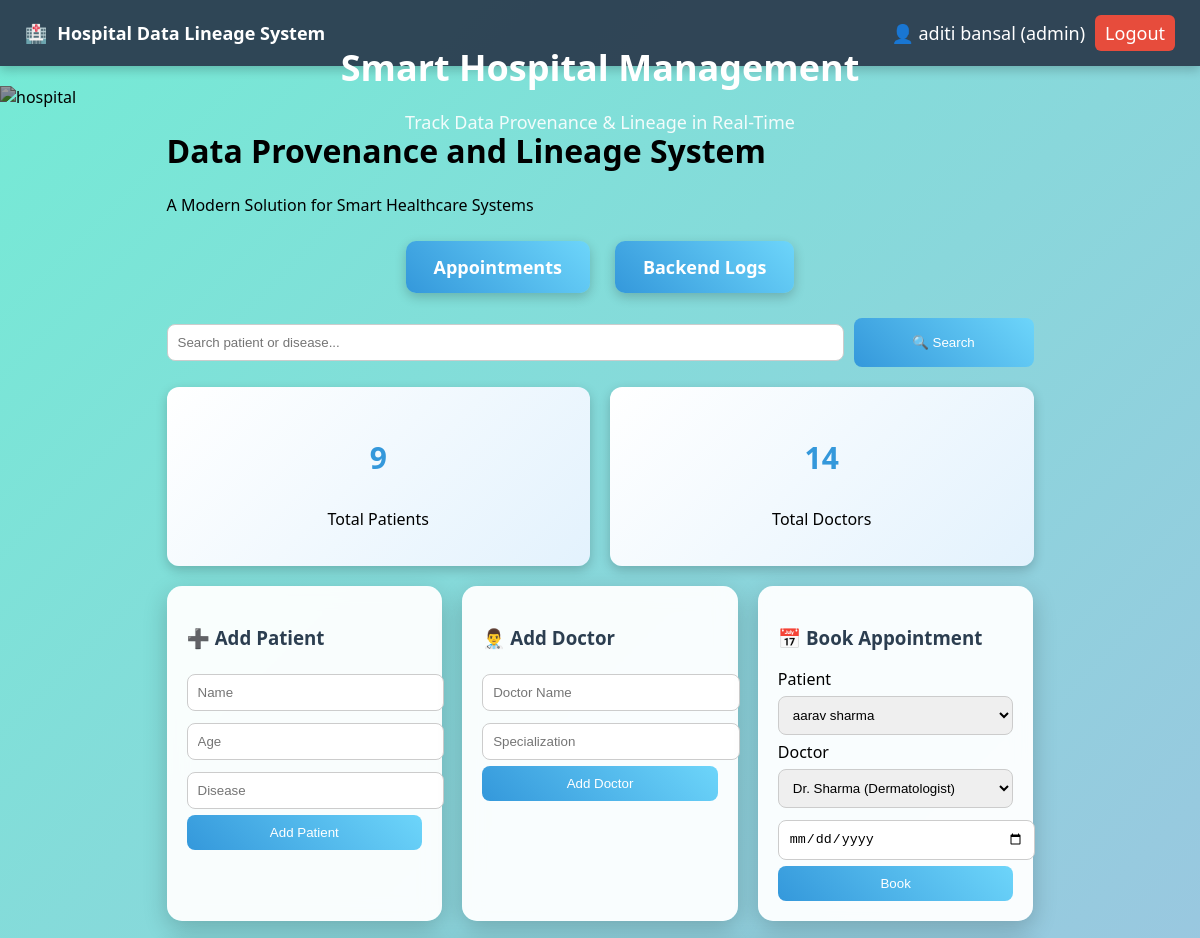
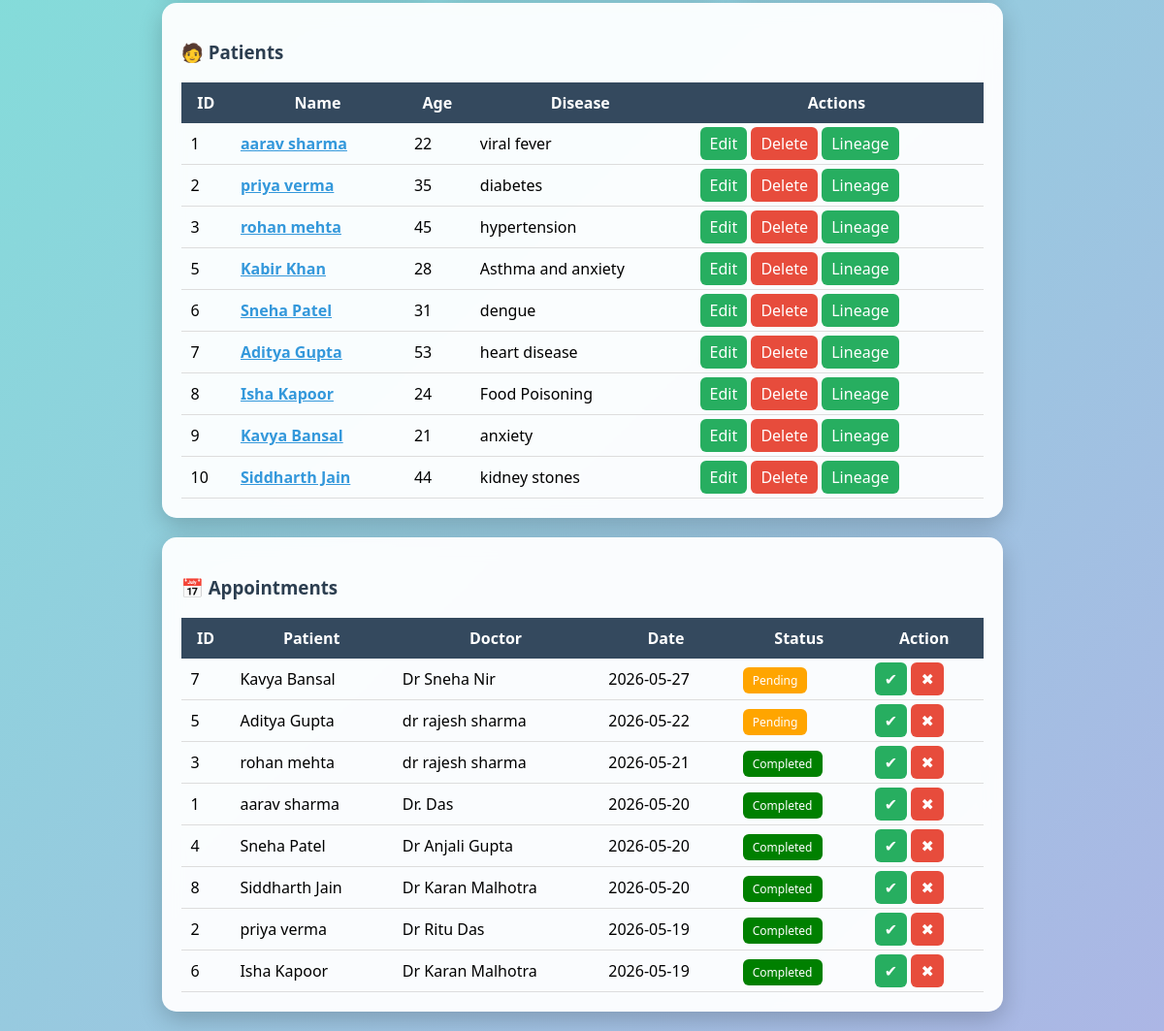
The app's page /dashboard (signed in) with its own data (2 pictures, top to bottom).
### tables this page shows
CREATE TABLE patients (
        id INTEGER PRIMARY KEY AUTOINCREMENT,
        name TEXT,
        age INTEGER,
        disease TEXT
    );

CREATE TABLE appointments (
        id INTEGER PRIMARY KEY AUTOINCREMENT,
        patient_id INTEGER,
        doctor_id INTEGER,
        date TEXT,
        status TEXT DEFAULT 'pending',
        FOREIGN KEY(patient_id) REFERENCES patients(id),
        FOREIGN KEY(doctor_id) REFERENCES doctors(id)
    );

CREATE TABLE doctors (
        id INTEGER PRIMARY KEY AUTOINCREMENT,
        name TEXT,
        specialization TEXT
    );

### app.py (the view)
@app.route('/dashboard')
@role_required(['admin','doctor','nurse','receptionist','user'])
def dashboard():
    if 'user' not in session:
        return redirect('/')
    conn = get_db()
    cur = conn.cursor()
    search = request.args.get('search', '')
    if search:
        cur.execute("SELECT * FROM patients WHERE name LIKE ? OR disease LIKE ?",
                    (f'%{search}%', f'%{search}%'))
    else:
        cur.execute("SELECT * FROM patients")
    patients = cur.fetchall()
    cur.execute("SELECT * FROM doctors")
    doctors = cur.fetchall()
    cur.execute("""
        SELECT a.id, p.name as patient, d.name as doctor, a.date, a.status
        FROM appointments a
        JOIN patients p ON a.patient_id = p.id
        JOIN doctors d ON a.doctor_id = d.id
        ORDER BY a.date DESC
    """)
    appointments = cur.fetchall()
    cur.execute("SELECT COUNT(*) as total FROM patients")
    total_patients = cur.fetchone()['total']
    cur.execute("SELECT COUNT(*) as total FROM doctors")
    total_doctors = cur.fetchone()['total']
    return render_template('dashboard.html',
        patients=patients,
        doctors=doctors,
        appointments=appointments,
        total_patients=total_patients,
        total_doctors=total_doctors,
        search=search
    )

### app.py (called while the page is built)
def role_required(allowed_roles):
    def decorator(f):
        @wraps(f)
        def wrapper(*args, **kwargs):
            if 'user' not in session:
                return redirect('/')
            if session.get('role') not in allowed_roles:
                flash("⛔ Access Denied: You are not authorized")
                return redirect('/dashboard')
            return f(*args, **kwargs)
        return wrapper
    return decorator

### database.py (called while the page is built)
def get_db():
    conn = sqlite3.connect(DATABASE)
    conn.row_factory = sqlite3.Row
    conn.execute("PRAGMA foreign_keys = ON")
    return conn

### templates/dashboard.html
{% extends 'base.html' %}
{% block content %}
<div class="container">
<h1 class="main-title">Data Provenance and Lineage System</h1>
<p class="sub-title">A Modern Solution for Smart Healthcare Systems</p>
<div class="nav-buttons">
    <a href="/appointments">Appointments</a>
    <a href="/activity_logs">Backend Logs</a>
</div>
<form method="GET" action="/dashboard" class="search-form">
    <input
        type="text"
        name="search"
        placeholder="Search patient or disease..."
        value="{{search}}"
    >
    <button type="submit" class="search-btn">
        🔍 Search
    </button>
</form>
<div class="stats">
    <div class="stat-card">
        <h3>{{ total_patients }}</h3>
        <p>Total Patients</p>
    </div>
    <div class="stat-card">
        <h3>{{ total_doctors }}</h3>
        <p>Total Doctors</p>
    </div>
</div>
<div class="grid">
    <div class="card">
        <h3>➕ Add Patient</h3>
        <form method="POST" action="/add">
            <input name="name" placeholder="Name" required>
            <input name="age" placeholder="Age" required>
            <input name="disease" placeholder="Disease" required>
            <button class="btn-primary">Add Patient</button>
        </form>
    </div>
    <div class="card">
        <h3>👨‍⚕️ Add Doctor</h3>
        <form method="POST" action="/add_doctor">
            <input name="name" placeholder="Doctor Name" required>
            <input name="specialization" placeholder="Specialization" required>
            <button class="btn-primary">Add Doctor</button>
        </form>
    </div>
    <div class="card">
        <h3>📅 Book Appointment</h3>
        <form method="POST" action="/add_appointment">
            <label>Patient</label>
            <select name="patient_id">
                {% for p in patients %}
                    <option value="{{p.id}}">{{p.name}}</option>
                {% endfor %}
            </select>
            <label>Doctor</label>
            <select name="doctor_id">
                {% for d in doctors %}
                    <option value="{{d.id}}">{{d.name}} ({{d.specialization}})</option>
                {% endfor %}
            </select>
            <input type="date" name="date" required>
            <button class="btn-primary">Book</button>
        </form>
    </div>
</div>
<div class="card">
<h3>🧑 Patients</h3>
<table>
<tr>
<th>ID</th><th>Name</th><th>Age</th><th>Disease</th><th>Actions</th>
</tr>
{% for p in patients %}
<tr>
<td>{{p.id}}</td>
<td>
    <a href="/patient/{{p.id}}" style="font-weight:bold; color:#3498db;">
        {{p.name}}
    </a>
</td>
<td>{{p.age}}</td>
<td>{{p.disease}}</td>
<td>
<a class="btn" href="/update/{{p.id}}">Edit</a>
{% if session['role'] == 'admin' %}
<a class="btn-danger" href="/delete/{{p.id}}">Delete</a>
{% endif %}
<a class="btn" href="/lineage/{{p.id}}">Lineage</a>
</td>
</tr>
{% endfor %}
</table>
</div>
<div class="card">
<h3>📅 Appointments</h3>
<table>
<tr>
<th>ID</th>
<th>Patient</th>
<th>Doctor</th>
<th>Date</th>
<th>Status</th>
<th>Action</th>
</tr>
{% for a in appointments %}
<tr>
<td>{{a.id}}</td>
<td>{{a.patient}}</td>
<td>{{a.doctor}}</td>
<td>{{a.date}}</td>
<td>
    {% if a.status == 'pending' %}
        <span class="badge" style="background:orange;">Pending</span>
    {% elif a.status == 'completed' %}
        <span class="badge" style="background:green;">Completed</span>
    {% else %}
        <span class="badge" style="background:red;">Cancelled</span>
    {% endif %}
</td>
<td>
<a class="btn" href="/update_status/{{a.id}}/completed">✔</a>
<a class="btn-danger" href="/update_status/{{a.id}}/cancelled">✖</a>
</td>
</tr>
{% endfor %}
</table>
</div>
{% endblock %}

### static/style.css (style rules this page uses)
body { margin: 0; font-family: 'Segoe UI', sans-serif; background: linear-gradient(135deg, #74ebd5, #ACB6E5); }
.container { width: 85%; margin: 20px auto; }
.card { background: rgba(255, 255, 255, 0.95); padding: 20px; margin-bottom: 20px; border-radius: 15px; backdrop-filter: blur(10px); box-shadow: 0 8px 25px rgba(0,0,0,0.2); transition: 0.3s; }
h2, h3 { color: #2c3e50; }
input, select { width: 100%; padding: 10px; margin: 6px 0; border-radius: 8px; border: 1px solid #ccc; transition: 0.3s; }
button, .btn-primary { background: linear-gradient(45deg, #3498db, #6dd5fa); color: white; padding: 10px; border: none; border-radius: 8px; cursor: pointer; width: 100%; transition: 0.3s; }
.btn { background: #27ae60; color: white; padding: 6px 10px; border-radius: 6px; text-decoration: none; transition: 0.3s; }
.btn-danger { background: #e74c3c; color: white; padding: 6px 10px; border-radius: 6px; text-decoration: none; transition: 0.3s; }
table { width: 100%; border-collapse: collapse; }
th { background: #34495e; color: white; padding: 10px; }
td { padding: 10px; border-bottom: 1px solid #ddd; }
.grid { display: grid; grid-template-columns: repeat(auto-fit, minmax(250px, 1fr)); gap: 20px; }
.stats { display: flex; gap: 20px; margin-bottom: 20px; }
.stat-card { flex: 1; background: linear-gradient(135deg, #ffffff, #e3f2fd); padding: 20px; border-radius: 12px; text-align: center; box-shadow: 0 4px 12px rgba(0,0,0,0.2); }
.stat-card h3 { font-size: 30px; color: #3498db; }
.badge { padding: 5px 10px; border-radius: 6px; color: white; font-size: 12px; }
.nav-buttons { display: flex; justify-content: center; gap: 25px; margin: 25px 0; }
.nav-buttons a { background: linear-gradient(45deg, #3498db, #6dd5fa); color: white; text-decoration: none; padding: 14px 28px; border-radius: 10px; font-size: 18px; font-weight: bold; transition: 0.3s; box-shadow: 0 4px 12px rgba(0,0,0,0.2); }
.search-form { display: flex; gap: 10px; margin-bottom: 20px; }
.search-form input { flex: 1; }
.search-btn { width: 180px; }

### records on screen
patients: id "1", name "aarav sharma", age "22", disease "viral fever"
patients: id "2", name "priya verma", age "35", disease "diabetes"
patients: id "3", name "rohan mehta", age "45", disease "hypertension"
patients: id "5", name "Kabir Khan", age "28", disease "Asthma and anxiety"
patients: id "6", name "Sneha Patel", age "31", disease "dengue"
patients: id "7", name "Aditya Gupta", age "53", disease "heart disease"
patients: id "8", name "Isha Kapoor", age "24", disease "Food Poisoning"
patients: id "9", name "Kavya Bansal", age "21", disease "anxiety"
patients: id "10", name "Siddharth Jain", age "44", disease "kidney stones"
appointments: id "7", patient "Kavya Bansal", doctor "Dr Sneha Nir", date "2026-05-27", status "Pending"
appointments: id "5", patient "Aditya Gupta", doctor "dr rajesh sharma", date "2026-05-22", status "Pending"
appointments: id "3", patient "rohan mehta", doctor "dr rajesh sharma", date "2026-05-21", status "Completed"
appointments: id "1", patient "aarav sharma", doctor "Dr. Das", date "2026-05-20", status "Completed"
appointments: id "4", patient "Sneha Patel", doctor "Dr Anjali Gupta", date "2026-05-20", status "Completed"
appointments: id "8", patient "Siddharth Jain", doctor "Dr Karan Malhotra", date "2026-05-20", status "Completed"
appointments: id "2", patient "priya verma", doctor "Dr Ritu Das", date "2026-05-19", status "Completed"
appointments: id "6", patient "Isha Kapoor", doctor "Dr Karan Malhotra", date "2026-05-19", status "Completed"

### other values on screen
{{ session.user }} "aditi bansal"
{{ session.role }} "admin"
{{ total_patients }} "9"
{{ total_doctors }} "14"
form field patient_id "aarav sharma"
form field doctor_id "Dr. Sharma (Dermatologist)"
